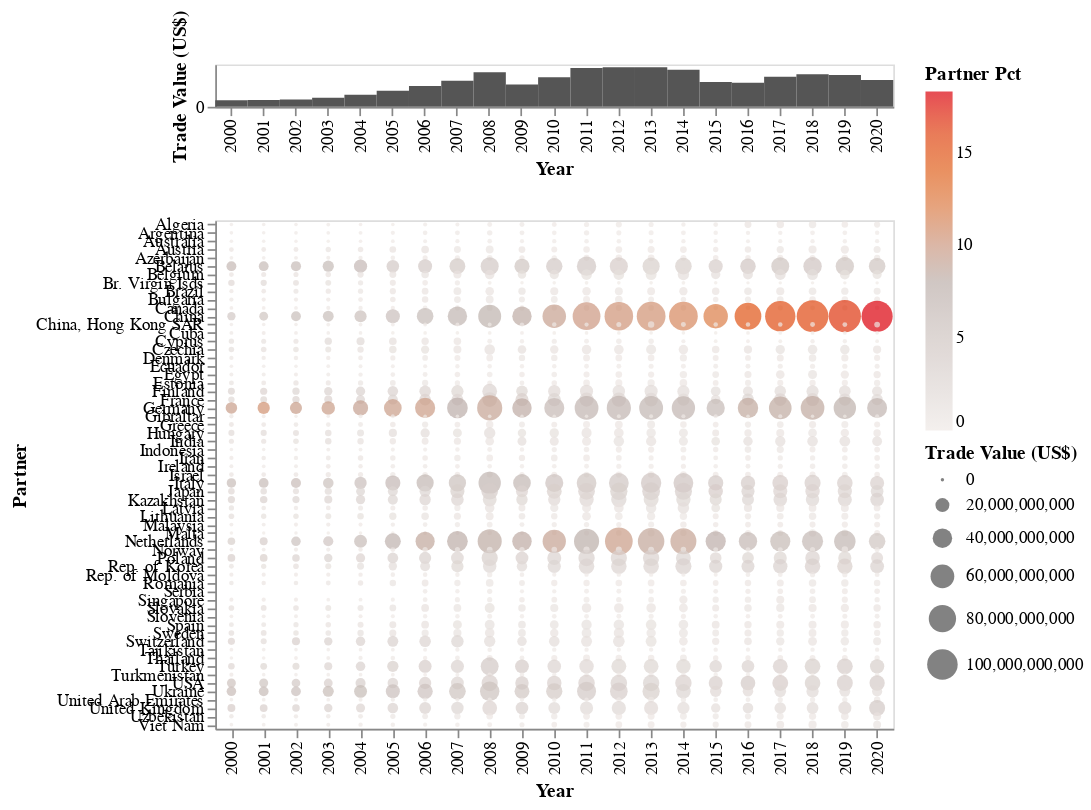

Notebook source saved alongside this figure:
### Code cell
turnover_world_usd = alt.Chart(
    subdata.loc[
        (subdata['Trade Flow'] == 'Turnover') & (subdata.Partner == "World")
    ]
).mark_rect(color="#555555").encode(
    x='Year:O',
    y='Trade Value (US$)',
    #color='Trade Value (US$)'
).properties(
    height=25
)

turnover_partners_pct = alt.Chart(
    subdata.loc[
        (subdata['Trade Flow'] == 'Turnover') & (subdata.Partner != "World")
    ]
).mark_circle().encode(
    x='Year:O',
    y='Partner:O',
    size='Trade Value (US$)',
    color=alt.Color('Partner Pct', scale=alt.Scale(scheme='lightgreyred'))
)

alt.vconcat(turnover_world_usd, turnover_partners_pct)

### Figure 1 — Vega-Lite specification as saved in the notebook (floating-point values rounded to 4 significant figures; data arrays with more than 128 entries replaced by an {"elided": "..."} marker saying what was removed)
{"$schema": "https://vega.github.io/schema/vega-lite/v3.2.1.json", "config": {"mark": {"tooltip": null}, "view": {"height": 300, "width": 400}}, "datasets": {"data-655c9e37277b15c3ab999c4321761909": [{"Commodity": "All Commodities", "Commodity Code": "TOTAL", "Partner": "World", "Partner Code": 0, "Partner ISO": "WLD", "Partner Pct": 100, "Reporter": "Russian Federation", "Reporter Code": 643, "Reporter ISO": "RUS", "Trade Flow": "Turnover", "Trade Value (US$)": 136972840264, "Year": 2000}, {"Commodity": "All Commodities", "Commodity Code": "TOTAL", "Partner": "World", "Partner Code": 0, "Partner ISO": "WLD", "Partner Pct": 100, "Reporter": "Russian Federation", "Reporter Code": 643, "Reporter ISO": "RUS", "Trade Flow": "Turnover", "Trade Value (US$)": 141733758985, "Year": 2001}, {"Commodity": "All Commodities", "Commodity Code": "TOTAL", "Partner": "World", "Partner Code": 0, "Partner ISO": "WLD", "Partner Pct": 100, "Reporter": "Russian Federation", "Reporter Code": 643, "Reporter ISO": "RUS", "Trade Flow": "Turnover", "Trade Value (US$)": 152868982911, "Year": 2002}, {"Commodity": "All Commodities", "Commodity Code": "TOTAL", "Partner": "World", "Partner Code": 0, "Partner ISO": "WLD", "Partner Pct": 100, "Reporter": "Russian Federation", "Reporter Code": 643, "Reporter ISO": "RUS", "Trade Flow": "Turnover", "Trade Value (US$)": 191001673177, "Year": 2003}, {"Commodity": "All Commodities", "Commodity Code": "TOTAL", "Partner": "World", "Partner Code": 0, "Partner ISO": "WLD", "Partner Pct": 100, "Reporter": "Russian Federation", "Reporter Code": 643, "Reporter ISO": "RUS", "Trade Flow": "Turnover", "Trade Value (US$)": 257169393676, "Year": 2004}, {"Commodity": "All Commodities", "Commodity Code": "TOTAL", "Partner": "World", "Partner Code": 0, "Partner ISO": "WLD", "Partner Pct": 100, "Reporter": "Russian Federation", "Reporter Code": 643, "Reporter ISO": "RUS", "Trade Flow": "Turnover", "Trade Value (US$)": 340158912654, "Year": 2005}, {"Commodity": "All Commodities", "Commodity Code": "TOTAL", "Partner": "World", "Partner Code": 0, "Partner ISO": "WLD", "Partner Pct": 100, "Reporter": "Russian Federation", "Reporter Code": 643, "Reporter ISO": "RUS", "Trade Flow": "Turnover", "Trade Value (US$)": 439361725433, "Year": 2006}, {"Commodity": "All Commodities", "Commodity Code": "TOTAL", "Partner": "World", "Partner Code": 0, "Partner ISO": "WLD", "Partner Pct": 100, "Reporter": "Russian Federation", "Reporter Code": 643, "Reporter ISO": "RUS", "Trade Flow": "Turnover", "Trade Value (US$)": 551992353277, "Year": 2007}, {"Commodity": "All Commodities", "Commodity Code": "TOTAL", "Partner": "World", "Partner Code": 0, "Partner ISO": "WLD", "Partner Pct": 100, "Reporter": "Russian Federation", "Reporter Code": 643, "Reporter ISO": "RUS", "Trade Flow": "Turnover", "Trade Value (US$)": 735045198122, "Year": 2008}, {"Commodity": "All Commodities", "Commodity Code": "TOTAL", "Partner": "World", "Partner Code": 0, "Partner ISO": "WLD", "Partner Pct": 100, "Reporter": "Russian Federation", "Reporter Code": 643, "Reporter ISO": "RUS", "Trade Flow": "Turnover", "Trade Value (US$)": 472622649133, "Year": 2009}, {"Commodity": "All Commodities", "Commodity Code": "TOTAL", "Partner": "World", "Partner Code": 0, "Partner ISO": "WLD", "Partner Pct": 100, "Reporter": "Russian Federation", "Reporter Code": 643, "Reporter ISO": "RUS", "Trade Flow": "Turnover", "Trade Value (US$)": 625979179145, "Year": 2010}, {"Commodity": "All Commodities", "Commodity Code": "TOTAL", "Partner": "World", "Partner Code": 0, "Partner ISO": "WLD", "Partner Pct": 100, "Reporter": "Russian Federation", "Reporter Code": 643, "Reporter ISO": "RUS", "Trade Flow": "Turnover", "Trade Value (US$)": 823084108527, "Year": 2011}, {"Commodity": "All Commodities", "Commodity Code": "TOTAL", "Partner": "World", "Partner Code": 0, "Partner ISO": "WLD", "Partner Pct": 100, "Reporter": "Russian Federation", "Reporter Code": 643, "Reporter ISO": "RUS", "Trade Flow": "Turnover", "Trade Value (US$)": 840959338654, "Year": 2012}, {"Commodity": "All Commodities", "Commodity Code": "TOTAL", "Partner": "World", "Partner Code": 0, "Partner ISO": "WLD", "Partner Pct": 100, "Reporter": "Russian Federation", "Reporter Code": 643, "Reporter ISO": "RUS", "Trade Flow": "Turnover", "Trade Value (US$)": 842211013838, "Year": 2013}, {"Commodity": "All Commodities", "Commodity Code": "TOTAL", "Partner": "World", "Partner Code": 0, "Partner ISO": "WLD", "Partner Pct": 100, "Reporter": "Russian Federation", "Reporter Code": 643, "Reporter ISO": "RUS", "Trade Flow": "Turnover", "Trade Value (US$)": 784482305726, "Year": 2014}, {"Commodity": "All Commodities", "Commodity Code": "TOTAL", "Partner": "World", "Partner Code": 0, "Partner ISO": "WLD", "Partner Pct": 100, "Reporter": "Russian Federation", "Reporter Code": 643, "Reporter ISO": "RUS", "Trade Flow": "Turnover", "Trade Value (US$)": 526689616642, "Year": 2015}, {"Commodity": "All Commodities", "Commodity Code": "TOTAL", "Partner": "World", "Partner Code": 0, "Partner ISO": "WLD", "Partner Pct": 100, "Reporter": "Russian Federation", "Reporter Code": 643, "Reporter ISO": "RUS", "Trade Flow": "Turnover", "Trade Value (US$)": 509220947778, "Year": 2016}, {"Commodity": "All Commodities", "Commodity Code": "TOTAL", "Partner": "World", "Partner Code": 0, "Partner ISO": "WLD", "Partner Pct": 100, "Reporter": "Russian Federation", "Reporter Code": 643, "Reporter ISO": "RUS", "Trade Flow": "Turnover", "Trade Value (US$)": 639173286298, "Year": 2017}, {"Commodity": "All Commodities", "Commodity Code": "TOTAL", "Partner": "World", "Partner Code": 0, "Partner ISO": "WLD", "Partner Pct": 100, "Reporter": "Russian Federation", "Reporter Code": 643, "Reporter ISO": "RUS", "Trade Flow": "Turnover", "Trade Value (US$)": 691720584036, "Year": 2018}, {"Commodity": "All Commodities", "Commodity Code": "TOTAL", "Partner": "World", "Partner Code": 0, "Partner ISO": "WLD", "Partner Pct": 100, "Reporter": "Russian Federation", "Reporter Code": 643, "Reporter ISO": "RUS", "Trade Flow": "Turnover", "Trade Value (US$)": 673881675560, "Year": 2019}, {"Commodity": "All Commodities", "Commodity Code": "TOTAL", "Partner": "World", "Partner Code": 0, "Partner ISO": "WLD", "Partner Pct": 100, "Reporter": "Russian Federation", "Reporter Code": 643, "Reporter ISO": "RUS", "Trade Flow": "Turnover", "Trade Value (US$)": 568768154996, "Year": 2020}], "data-fa9d7b569c5313bc236f2c402890ba4a": {"elided": "1275 records"}}, "vconcat": [{"data": {"name": "data-655c9e37277b15c3ab999c4321761909"}, "encoding": {"x": {"field": "Year", "type": "ordinal"}, "y": {"field": "Trade Value (US$)", "type": "quantitative"}}, "height": 25, "mark": {"color": "#555555", "type": "rect"}}, {"data": {"name": "data-fa9d7b569c5313bc236f2c402890ba4a"}, "encoding": {"color": {"field": "Partner Pct", "scale": {"scheme": "lightgreyred"}, "type": "quantitative"}, "size": {"field": "Trade Value (US$)", "type": "quantitative"}, "x": {"field": "Year", "type": "ordinal"}, "y": {"field": "Partner", "type": "ordinal"}}, "mark": "circle"}]}
